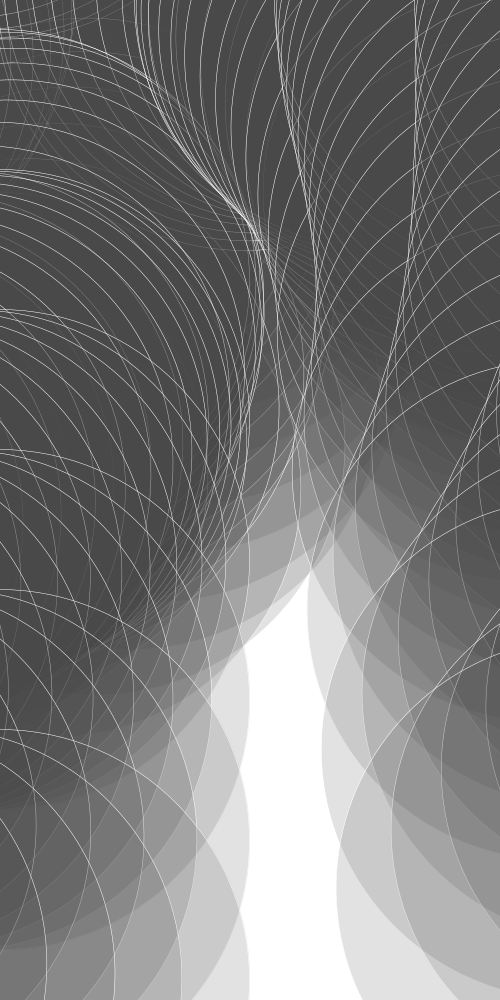
Frame 1 (no input)
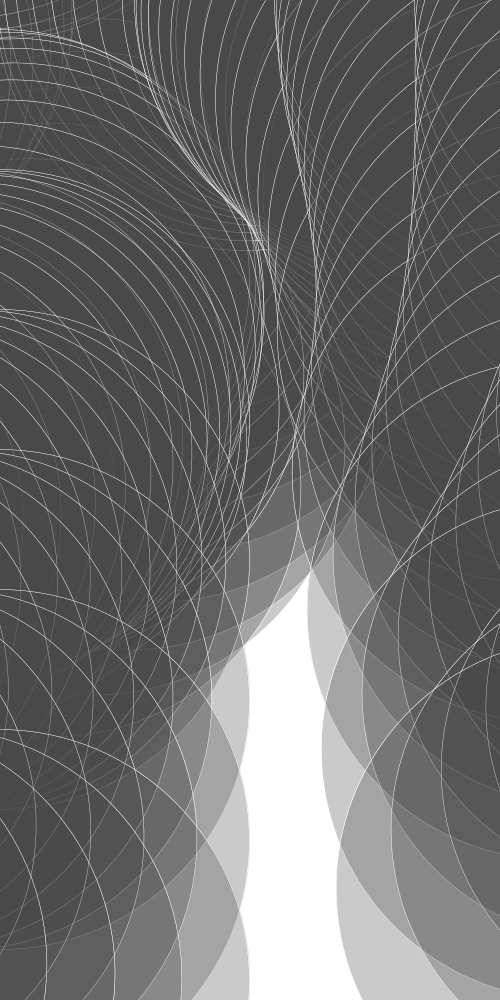
Frame 2 (the mouse pressed at the canvas centre, redrawn once)

The Processing sketch that drew these frames (run headless with seeded random() and noise(); the mouse was pressed at the canvas centre and the sketch redrawn once):

// Processing sketch: processing_32310
// ── processing_32310.pde

int hello = 35;
float x, y;
  
   
void setup(){
  size(500, 1000);
  ellipseMode(CENTER);
  stroke(255);
  fill(73,70,70,40);
  smooth();
  background(255);
  strokeWeight(.5);
}
   
void draw(){

  noLoop();
  for(int y = 0;y <= height;y = y + hello){
        
      
   
    for(int x = 0; x <= width; x = x +hello){
     ellipse(x, y, 500,500);
     rotate(PI/30);
    }
  }
}
